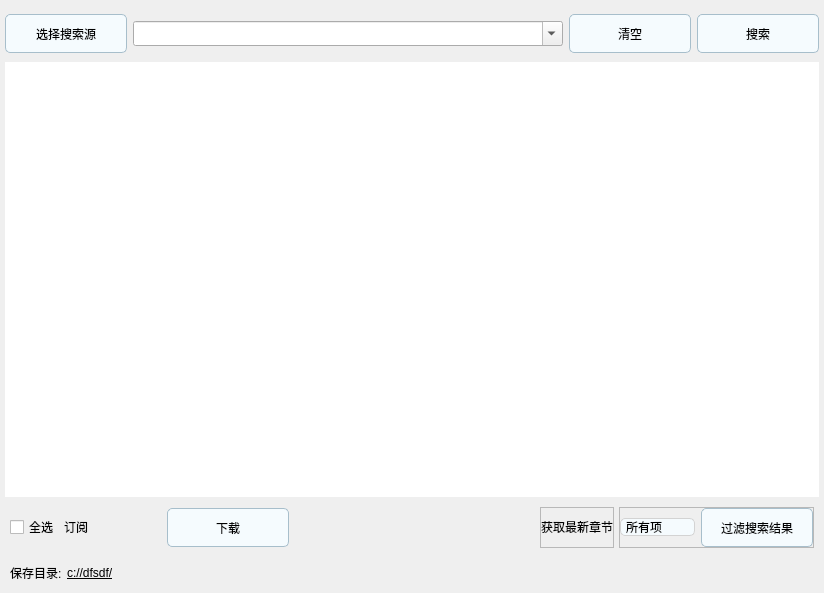
<?xml version="1.0" encoding="UTF-8"?>
<ui version="4.0">
 <class>Form</class>
 <widget class="QWidget" name="Form">
  <property name="geometry">
   <rect>
    <x>0</x>
    <y>0</y>
    <width>824</width>
    <height>593</height>
   </rect>
  </property>
  <property name="windowTitle">
   <string>Form</string>
  </property>
  <property name="styleSheet">
   <string notr="true">Line{background-color:lightgray}</string>
  </property>
  <layout class="QGridLayout" name="gridLayout" rowstretch="0,0">
   <property name="leftMargin">
    <number>5</number>
   </property>
   <property name="topMargin">
    <number>5</number>
   </property>
   <property name="rightMargin">
    <number>5</number>
   </property>
   <property name="bottomMargin">
    <number>5</number>
   </property>
   <property name="spacing">
    <number>0</number>
   </property>
   <item row="1" column="0">
    <widget class="QStackedWidget" name="stackedWidget">
     <property name="currentIndex">
      <number>0</number>
     </property>
     <widget class="QWidget" name="page">
      <layout class="QVBoxLayout" name="verticalLayout_2">
       <property name="spacing">
        <number>5</number>
       </property>
       <property name="leftMargin">
        <number>0</number>
       </property>
       <property name="topMargin">
        <number>0</number>
       </property>
       <property name="rightMargin">
        <number>0</number>
       </property>
       <property name="bottomMargin">
        <number>0</number>
       </property>
       <item>
        <widget class="OpacityStackWidget" name="stackedWidget_2">
         <property name="styleSheet">
          <string notr="true">border:none</string>
         </property>
         <property name="currentIndex">
          <number>2</number>
         </property>
         <widget class="QWidget" name="list_page">
          <layout class="QHBoxLayout" name="horizontalLayout_4">
           <property name="leftMargin">
            <number>0</number>
           </property>
           <property name="topMargin">
            <number>0</number>
           </property>
           <property name="rightMargin">
            <number>0</number>
           </property>
           <property name="bottomMargin">
            <number>0</number>
           </property>
           <item>
            <widget class="DragListWidgetEx" name="listWidget"/>
           </item>
          </layout>
         </widget>
         <widget class="QWidget" name="icon_page">
          <layout class="QHBoxLayout" name="horizontalLayout_5">
           <property name="leftMargin">
            <number>0</number>
           </property>
           <property name="topMargin">
            <number>0</number>
           </property>
           <property name="rightMargin">
            <number>0</number>
           </property>
           <property name="bottomMargin">
            <number>0</number>
           </property>
           <item>
            <widget class="IconsListWidget" name="listWidget_2"/>
           </item>
          </layout>
         </widget>
         <widget class="QWidget" name="subs_page">
          <layout class="QVBoxLayout" name="verticalLayout_4">
           <property name="leftMargin">
            <number>0</number>
           </property>
           <property name="topMargin">
            <number>0</number>
           </property>
           <property name="rightMargin">
            <number>0</number>
           </property>
           <property name="bottomMargin">
            <number>0</number>
           </property>
           <item>
            <widget class="SubscribeListWidget" name="listWidget_3"/>
           </item>
          </layout>
         </widget>
        </widget>
       </item>
       <item>
        <widget class="QFrame" name="frame_2">
         <property name="frameShape">
          <enum>QFrame::NoFrame</enum>
         </property>
         <property name="frameShadow">
          <enum>QFrame::Raised</enum>
         </property>
         <layout class="QHBoxLayout" name="horizontalLayout_2">
          <property name="spacing">
           <number>5</number>
          </property>
          <property name="leftMargin">
           <number>5</number>
          </property>
          <property name="topMargin">
           <number>5</number>
          </property>
          <property name="rightMargin">
           <number>5</number>
          </property>
          <property name="bottomMargin">
           <number>5</number>
          </property>
          <item>
           <widget class="QCheckBox" name="checkBox">
            <property name="font">
             <font>
              <family>黑体</family>
             </font>
            </property>
            <property name="cursor">
             <cursorShape>PointingHandCursor</cursorShape>
            </property>
            <property name="text">
             <string>全选</string>
            </property>
           </widget>
          </item>
          <item>
           <widget class="QPushButton" name="subs_pushButton">
            <property name="font">
             <font>
              <family>黑体</family>
             </font>
            </property>
            <property name="cursor">
             <cursorShape>PointingHandCursor</cursorShape>
            </property>
            <property name="styleSheet">
             <string notr="true">QPushButton{border:none}
QPushButton:checked{border:1px solid lightgray;
border-radius:2px;background-color: lightgray}
QPushButton:hover{border:1px solid lightgray;border-radius:2px;background-color:lightgray}</string>
            </property>
            <property name="text">
             <string>订阅</string>
            </property>
            <property name="icon">
             <iconset resource="../sources/sources.qrc">
              <normaloff>:/ico/rss_feeds_72px_1100288_easyicon.net.png</normaloff>:/ico/rss_feeds_72px_1100288_easyicon.net.png</iconset>
            </property>
            <property name="checkable">
             <bool>true</bool>
            </property>
           </widget>
          </item>
          <item>
           <widget class="QPushButton" name="pushButton">
            <property name="cursor">
             <cursorShape>PointingHandCursor</cursorShape>
            </property>
            <property name="styleSheet">
             <string notr="true">QPushButton{border:none}
QPushButton:checked{border:1px solid lightgray;
border-radius:2px;background-color: gray}
QPushButton:hover{border:1px solid lightgray;border-radius:2px;background-color:lightgray}</string>
            </property>
            <property name="text">
             <string/>
            </property>
            <property name="icon">
             <iconset resource="../sources/sources.qrc">
              <normaloff>:/ico/th-list1.svg</normaloff>:/ico/th-list1.svg</iconset>
            </property>
            <property name="checkable">
             <bool>true</bool>
            </property>
           </widget>
          </item>
          <item>
           <widget class="QPushButton" name="pushButton_2">
            <property name="cursor">
             <cursorShape>PointingHandCursor</cursorShape>
            </property>
            <property name="styleSheet">
             <string notr="true">QPushButton{border:none}
QPushButton:checked{border:1px solid lightgray;
border-radius:2px;background-color: gray}
QPushButton:hover{border:1px solid lightgray;border-radius:2px;background-color:lightgray}</string>
            </property>
            <property name="text">
             <string/>
            </property>
            <property name="icon">
             <iconset resource="../sources/sources.qrc">
              <normaloff>:/ico/th-large1.svg</normaloff>:/ico/th-large1.svg</iconset>
            </property>
            <property name="checkable">
             <bool>true</bool>
            </property>
           </widget>
          </item>
          <item>
           <widget class="QPushButton" name="down_pushButton">
            <property name="font">
             <font>
              <family>黑体</family>
             </font>
            </property>
            <property name="cursor">
             <cursorShape>PointingHandCursor</cursorShape>
            </property>
            <property name="toolTip">
             <string>&lt;html&gt;&lt;head/&gt;&lt;body&gt;&lt;p&gt;&lt;span style=&quot; font-weight:600;&quot;&gt;下载所选项&lt;/span&gt;&lt;/p&gt;&lt;/body&gt;&lt;/html&gt;</string>
            </property>
            <property name="styleSheet">
             <string notr="true">QPushButton{border: 1px solid #A7BECB; border-radius:5px;
width: 120%;height: auto; background-color:#F5FBFE}
QPushButton:hover{border: 1px solid #1996DD; border-radius:5px;color:white; width: 120%;height: auto; background-color:#4AB0EA}</string>
            </property>
            <property name="text">
             <string>下载</string>
            </property>
           </widget>
          </item>
          <item>
           <widget class="QLabel" name="count_label">
            <property name="styleSheet">
             <string notr="true">color: transparent</string>
            </property>
            <property name="text">
             <string>已选择: 0</string>
            </property>
           </widget>
          </item>
          <item>
           <spacer name="horizontalSpacer">
            <property name="orientation">
             <enum>Qt::Horizontal</enum>
            </property>
            <property name="sizeHint" stdset="0">
             <size>
              <width>190</width>
              <height>20</height>
             </size>
            </property>
           </spacer>
          </item>
          <item>
           <widget class="QFrame" name="fresh_frame">
            <property name="frameShape">
             <enum>QFrame::StyledPanel</enum>
            </property>
            <property name="frameShadow">
             <enum>QFrame::Raised</enum>
            </property>
            <layout class="QHBoxLayout" name="horizontalLayout_7">
             <property name="leftMargin">
              <number>0</number>
             </property>
             <property name="topMargin">
              <number>0</number>
             </property>
             <property name="rightMargin">
              <number>0</number>
             </property>
             <property name="bottomMargin">
              <number>0</number>
             </property>
             <item>
              <widget class="GifButton" name="fresh_button">
               <property name="font">
                <font>
                 <family>黑体</family>
                </font>
               </property>
               <property name="cursor">
                <cursorShape>PointingHandCursor</cursorShape>
               </property>
               <property name="styleSheet">
                <string notr="true">QPushButton{border:none}
QPushButton:checked{border:1px solid lightgray;
border-radius:2px;background-color: gray}
QPushButton:hover{border:1px solid lightgray;border-radius:2px;background-color:lightgray}</string>
               </property>
               <property name="text">
                <string>获取最新章节</string>
               </property>
               <property name="icon">
                <iconset resource="../sources/sources.qrc">
                 <normaloff>:/ico/refresh_173px_1188146_easyicon.net.png</normaloff>:/ico/refresh_173px_1188146_easyicon.net.png</iconset>
               </property>
              </widget>
             </item>
            </layout>
           </widget>
          </item>
          <item>
           <widget class="QFrame" name="filter_frame">
            <property name="frameShape">
             <enum>QFrame::StyledPanel</enum>
            </property>
            <property name="frameShadow">
             <enum>QFrame::Raised</enum>
            </property>
            <layout class="QHBoxLayout" name="horizontalLayout_8">
             <property name="leftMargin">
              <number>0</number>
             </property>
             <property name="topMargin">
              <number>0</number>
             </property>
             <property name="rightMargin">
              <number>0</number>
             </property>
             <property name="bottomMargin">
              <number>0</number>
             </property>
             <item>
              <widget class="QComboBox" name="comboBox">
               <property name="styleSheet">
                <string notr="true">QComboBox {
    font-family: &quot;Microsoft YaHei&quot;;
	background-color:#F5FBFE;
    color: #000000;
    padding-left: 5px;
    border-width: 1px;
    border-style: solid;
    border-color: lightgray;
	border-radius:5px
}

QComboBox::drop-down{
    subcontrol-origin: padding;
    subcontrol-position: center right;
    width:30px;
    height:36px;
    border-left: none;
}
QComboBox::down-arrow{
    width:  30px;
    height: 30px;
    image: url(':/ico/arrow_drop_down.svg')
}
QComboBox:on{ // 激活状态
    color: red;
    background-color: lightgray;
}
QComboBox:editable {
    color: white;
    background-color: #2E3648;
}
QComboBox QAbstractItemView::item:selected  
{     
    background-color: red;  
} 
</string>
               </property>
               <item>
                <property name="text">
                 <string>所有项</string>
                </property>
               </item>
               <item>
                <property name="text">
                 <string>已下载</string>
                </property>
               </item>
               <item>
                <property name="text">
                 <string>未下载</string>
                </property>
               </item>
              </widget>
             </item>
             <item>
              <widget class="SiteButton" name="filter_button">
               <property name="font">
                <font>
                 <family>黑体</family>
                </font>
               </property>
               <property name="cursor">
                <cursorShape>PointingHandCursor</cursorShape>
               </property>
               <property name="styleSheet">
                <string notr="true">QPushButton{border: 1px solid #A7BECB; border-radius:5px;
width: 110%;height: auto; background-color:#F5FBFE}
QPushButton:hover{border: 1px solid #C7C7E2; border-radius:5px;color:white; width: 120%;height: auto; background-color:rgb(170, 170, 255)}</string>
               </property>
               <property name="text">
                <string>过滤搜索结果</string>
               </property>
              </widget>
             </item>
            </layout>
           </widget>
          </item>
         </layout>
        </widget>
       </item>
       <item>
        <widget class="QFrame" name="frame_3">
         <property name="frameShape">
          <enum>QFrame::NoFrame</enum>
         </property>
         <property name="frameShadow">
          <enum>QFrame::Raised</enum>
         </property>
         <layout class="QHBoxLayout" name="horizontalLayout_3">
          <property name="spacing">
           <number>5</number>
          </property>
          <property name="leftMargin">
           <number>5</number>
          </property>
          <property name="topMargin">
           <number>5</number>
          </property>
          <property name="rightMargin">
           <number>5</number>
          </property>
          <property name="bottomMargin">
           <number>5</number>
          </property>
          <item>
           <widget class="QLabel" name="label_2">
            <property name="text">
             <string>保存目录:</string>
            </property>
           </widget>
          </item>
          <item>
           <widget class="QLabel" name="label_3">
            <property name="styleSheet">
             <string notr="true">text-decoration:underline</string>
            </property>
            <property name="text">
             <string>c://dfsdf/</string>
            </property>
           </widget>
          </item>
          <item>
           <widget class="QPushButton" name="fold_pushButton">
            <property name="cursor">
             <cursorShape>PointingHandCursor</cursorShape>
            </property>
            <property name="styleSheet">
             <string notr="true">QPushButton{border:none}
QPushButton:hover{border:1px solid lightgray;border-radius:2px;background-color:lightgray}</string>
            </property>
            <property name="text">
             <string/>
            </property>
            <property name="icon">
             <iconset resource="../sources/sources.qrc">
              <normaloff>:/ico/ellipsis-h.svg</normaloff>:/ico/ellipsis-h.svg</iconset>
            </property>
           </widget>
          </item>
          <item>
           <spacer name="horizontalSpacer_2">
            <property name="orientation">
             <enum>Qt::Horizontal</enum>
            </property>
            <property name="sizeHint" stdset="0">
             <size>
              <width>40</width>
              <height>20</height>
             </size>
            </property>
           </spacer>
          </item>
         </layout>
        </widget>
       </item>
      </layout>
     </widget>
     <widget class="QWidget" name="page_3">
      <layout class="QVBoxLayout" name="verticalLayout_3">
       <property name="spacing">
        <number>0</number>
       </property>
       <property name="leftMargin">
        <number>0</number>
       </property>
       <property name="topMargin">
        <number>0</number>
       </property>
       <property name="rightMargin">
        <number>0</number>
       </property>
       <property name="bottomMargin">
        <number>0</number>
       </property>
       <item>
        <widget class="QLabel" name="label_4">
         <property name="styleSheet">
          <string notr="true">font: bold 13pt;
</string>
         </property>
         <property name="text">
          <string>TextLabel</string>
         </property>
         <property name="alignment">
          <set>Qt::AlignCenter</set>
         </property>
        </widget>
       </item>
       <item>
        <widget class="QLabel" name="message_label">
         <property name="styleSheet">
          <string notr="true">font:bold 11pt</string>
         </property>
         <property name="text">
          <string/>
         </property>
         <property name="alignment">
          <set>Qt::AlignCenter</set>
         </property>
         <property name="wordWrap">
          <bool>true</bool>
         </property>
        </widget>
       </item>
       <item>
        <spacer name="verticalSpacer_2">
         <property name="orientation">
          <enum>Qt::Vertical</enum>
         </property>
         <property name="sizeHint" stdset="0">
          <size>
           <width>20</width>
           <height>109</height>
          </size>
         </property>
        </spacer>
       </item>
       <item>
        <widget class="QLabel" name="search_label">
         <property name="text">
          <string>搜索</string>
         </property>
         <property name="alignment">
          <set>Qt::AlignCenter</set>
         </property>
        </widget>
       </item>
       <item>
        <spacer name="verticalSpacer_3">
         <property name="orientation">
          <enum>Qt::Vertical</enum>
         </property>
         <property name="sizeHint" stdset="0">
          <size>
           <width>20</width>
           <height>108</height>
          </size>
         </property>
        </spacer>
       </item>
      </layout>
     </widget>
     <widget class="QWidget" name="page_4">
      <layout class="QVBoxLayout" name="verticalLayout">
       <property name="spacing">
        <number>0</number>
       </property>
       <property name="leftMargin">
        <number>0</number>
       </property>
       <property name="topMargin">
        <number>0</number>
       </property>
       <property name="rightMargin">
        <number>0</number>
       </property>
       <property name="bottomMargin">
        <number>0</number>
       </property>
       <item>
        <spacer name="verticalSpacer">
         <property name="orientation">
          <enum>Qt::Vertical</enum>
         </property>
         <property name="sizeHint" stdset="0">
          <size>
           <width>20</width>
           <height>40</height>
          </size>
         </property>
        </spacer>
       </item>
       <item>
        <widget class="QLabel" name="label">
         <property name="text">
          <string/>
         </property>
         <property name="alignment">
          <set>Qt::AlignCenter</set>
         </property>
        </widget>
       </item>
       <item>
        <widget class="QLabel" name="label_6">
         <property name="text">
          <string>&lt;html&gt;&lt;head/&gt;&lt;body&gt;&lt;p&gt;&lt;span style=&quot; font-size:11pt; font-weight:600;&quot;&gt;输入&lt;/span&gt;&lt;/p&gt;&lt;/body&gt;&lt;/html&gt;</string>
         </property>
         <property name="alignment">
          <set>Qt::AlignCenter</set>
         </property>
        </widget>
       </item>
       <item>
        <widget class="QFrame" name="frame_4">
         <property name="frameShape">
          <enum>QFrame::StyledPanel</enum>
         </property>
         <property name="frameShadow">
          <enum>QFrame::Raised</enum>
         </property>
         <layout class="QHBoxLayout" name="horizontalLayout_6">
          <item>
           <spacer name="horizontalSpacer_3">
            <property name="orientation">
             <enum>Qt::Horizontal</enum>
            </property>
            <property name="sizeHint" stdset="0">
             <size>
              <width>40</width>
              <height>20</height>
             </size>
            </property>
           </spacer>
          </item>
          <item>
           <widget class="QLabel" name="label_5">
            <property name="styleSheet">
             <string notr="true">:hover{color: rgb(169, 199, 255)}</string>
            </property>
            <property name="text">
             <string>&lt;html&gt;&lt;head/&gt;&lt;body&gt;&lt;p&gt;&lt;span style=&quot; font-size:11pt; font-weight:600;&quot;&gt;小说名&lt;/span&gt;&lt;span style=&quot; font-size:10pt; color:#7d7d7d;&quot;&gt;或者&lt;/span&gt;&lt;span style=&quot; font-size:11pt; font-weight:600;&quot;&gt;作者名&lt;/span&gt;&lt;/p&gt;&lt;/body&gt;&lt;/html&gt;</string>
            </property>
            <property name="alignment">
             <set>Qt::AlignCenter</set>
            </property>
           </widget>
          </item>
          <item>
           <spacer name="horizontalSpacer_4">
            <property name="orientation">
             <enum>Qt::Horizontal</enum>
            </property>
            <property name="sizeHint" stdset="0">
             <size>
              <width>40</width>
              <height>20</height>
             </size>
            </property>
           </spacer>
          </item>
         </layout>
        </widget>
       </item>
       <item>
        <spacer name="verticalSpacer_4">
         <property name="orientation">
          <enum>Qt::Vertical</enum>
         </property>
         <property name="sizeHint" stdset="0">
          <size>
           <width>20</width>
           <height>40</height>
          </size>
         </property>
        </spacer>
       </item>
      </layout>
     </widget>
    </widget>
   </item>
   <item row="0" column="0">
    <widget class="QFrame" name="frame">
     <property name="frameShape">
      <enum>QFrame::NoFrame</enum>
     </property>
     <property name="frameShadow">
      <enum>QFrame::Raised</enum>
     </property>
     <layout class="QHBoxLayout" name="horizontalLayout" stretch="0,20,0,0">
      <property name="leftMargin">
       <number>0</number>
      </property>
      <property name="rightMargin">
       <number>0</number>
      </property>
      <item>
       <widget class="SiteButton" name="site_button">
        <property name="font">
         <font>
          <family>黑体</family>
         </font>
        </property>
        <property name="layoutDirection">
         <enum>Qt::LeftToRight</enum>
        </property>
        <property name="styleSheet">
         <string notr="true">QPushButton{border: 1px solid #A7BECB; border-radius:5px;
width: 120%;height: auto; background-color:#F5FBFE}
QPushButton:hover{border: 1px solid #C7C7E2; border-radius:5px;color:white; width: 120%;height: auto; background-color:#8080C0}</string>
        </property>
        <property name="text">
         <string>选择搜索源</string>
        </property>
        <property name="icon">
         <iconset resource="../sources/sources.qrc">
          <normaloff>:/ico/arrow_drop_down.svg</normaloff>:/ico/arrow_drop_down.svg</iconset>
        </property>
       </widget>
      </item>
      <item>
       <widget class="HistoryComboBox" name="comboBox_2">
        <property name="font">
         <font>
          <family>黑体</family>
         </font>
        </property>
        <property name="editable">
         <bool>true</bool>
        </property>
        <property name="maxVisibleItems">
         <number>10</number>
        </property>
        <property name="maxCount">
         <number>10</number>
        </property>
        <property name="insertPolicy">
         <enum>QComboBox::InsertAtTop</enum>
        </property>
        <property name="placeholderText">
         <string>小说名或者作者名</string>
        </property>
        <property name="frame">
         <bool>true</bool>
        </property>
       </widget>
      </item>
      <item>
       <widget class="QPushButton" name="clear_pushButton">
        <property name="font">
         <font>
          <family>黑体</family>
         </font>
        </property>
        <property name="toolTip">
         <string>&lt;html&gt;&lt;head/&gt;&lt;body&gt;&lt;p&gt;&lt;span style=&quot; font-weight:600;&quot;&gt;清空搜索记录&lt;/span&gt;&lt;/p&gt;&lt;/body&gt;&lt;/html&gt;</string>
        </property>
        <property name="styleSheet">
         <string notr="true">QPushButton{border: 1px solid #A7BECB; border-radius:5px;
width: 120%;height: auto; background-color:#F5FBFE}
QPushButton:hover{border: 1px solid #1996DD; border-radius:5px;color:white; width: 120%;height: auto; background-color:#4AB0EA}</string>
        </property>
        <property name="text">
         <string>清空</string>
        </property>
       </widget>
      </item>
      <item>
       <widget class="QPushButton" name="search_pushButton">
        <property name="font">
         <font>
          <family>黑体</family>
         </font>
        </property>
        <property name="toolTip">
         <string>&lt;html&gt;&lt;head/&gt;&lt;body&gt;&lt;p&gt;&lt;span style=&quot; font-weight:600;&quot;&gt;开始搜索&lt;/span&gt;&lt;/p&gt;&lt;/body&gt;&lt;/html&gt;</string>
        </property>
        <property name="styleSheet">
         <string notr="true">QPushButton{border: 1px solid #A7BECB; border-radius:5px;
width: 120%;height: auto; background-color:#F5FBFE}
QPushButton:hover{border: 1px solid #1996DD; border-radius:5px;color:white; width: 120%;height: auto; background-color:#4AB0EA}</string>
        </property>
        <property name="text">
         <string>搜索</string>
        </property>
       </widget>
      </item>
     </layout>
    </widget>
   </item>
  </layout>
 </widget>
 <customwidgets>
  <customwidget>
   <class>GifButton</class>
   <extends>QPushButton</extends>
   <header>customwidgets</header>
  </customwidget>
  <customwidget>
   <class>DragListWidgetEx</class>
   <extends>QListWidget</extends>
   <header location="global">customwidgets</header>
  </customwidget>
  <customwidget>
   <class>IconsListWidget</class>
   <extends>QListWidget</extends>
   <header location="global">customwidgets</header>
  </customwidget>
  <customwidget>
   <class>SiteButton</class>
   <extends>QPushButton</extends>
   <header location="global">customwidgets</header>
  </customwidget>
  <customwidget>
   <class>HistoryComboBox</class>
   <extends>QComboBox</extends>
   <header location="global">customwidgets</header>
  </customwidget>
  <customwidget>
   <class>OpacityStackWidget</class>
   <extends>QStackedWidget</extends>
   <header>customwidgets</header>
   <container>1</container>
  </customwidget>
  <customwidget>
   <class>SubscribeListWidget</class>
   <extends>QListWidget</extends>
   <header location="global">customwidgets</header>
  </customwidget>
 </customwidgets>
 <resources>
  <include location="../sources/sources.qrc"/>
 </resources>
 <connections/>
</ui>
